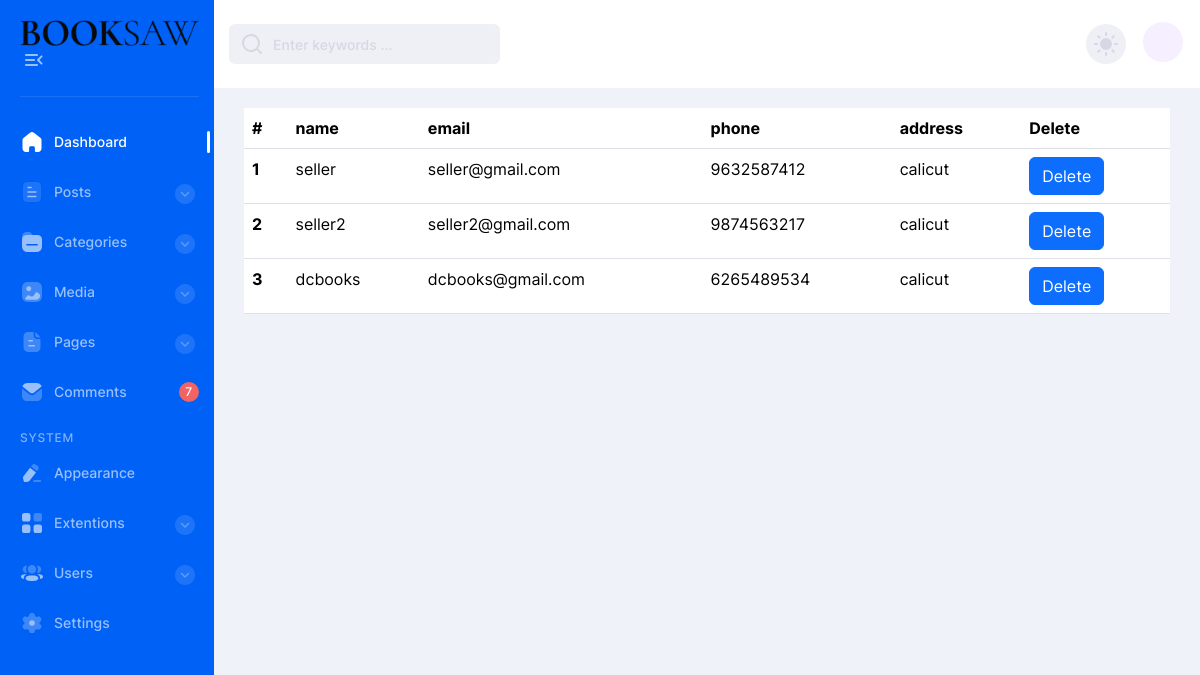
Before: /seller_list with the older database file.
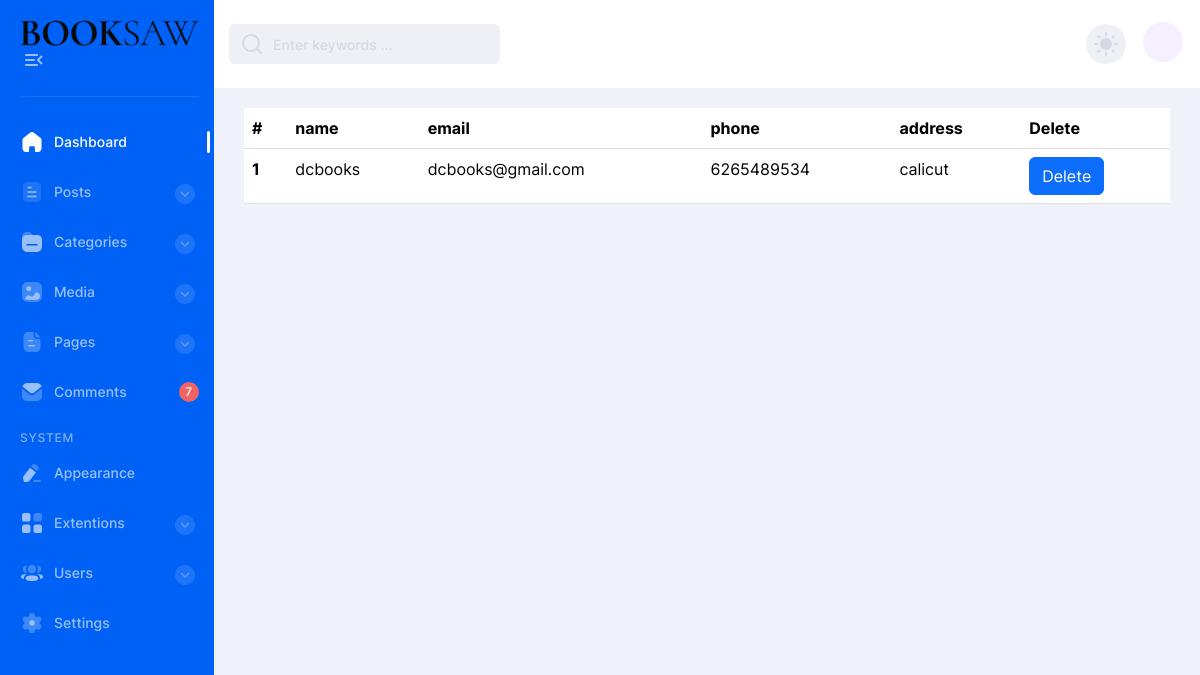
After: the same page with the newer database file.
### bookstore_app/models.py (models this page shows)
class Seller(models.Model):
    user = models.OneToOneField(Login_view, on_delete=models.CASCADE)
    name = models.CharField(max_length=20)
    email = models.EmailField()
    phone = models.CharField(max_length=10)
    address = models.CharField(max_length=50)

### bookstore_app/seller_views.py (the view)
# urls.py: path('seller_list',seller_views.seller_list,name="seller_list"),
def seller_list(request):
    data = Seller.objects.all
    return render(request,'seller/seller_view.html',{'data':data})

### templates/seller/seller_view.html
{% extends 'admin/admin_base.html' %}
{%load crispy_forms_tags %}
{% block content %}
<table class="table table-hover">
  <thead>
    <tr>
      <th scope="col">#</th>
      <th scope="col">name</th>
      <th scope="col">email</th>
      <th scope="col">phone</th>
      <th scope="col">address</th>
      <th scope="col">Delete</th>
    </tr>
  </thead>
  <tbody>
  {% for seller in data %}
    <tr>
      <th scope="row">{{ forloop.counter }}</th>
      <td>{{ seller.name }}</td>
      <td>{{ seller.email }}</td>
      <td>{{ seller.phone }}</td>
      <td>{{ seller.address }}</td>
      <td><a class="btn btn-primary" href="{% url 'seller_delete' seller.id %}" role="button">Delete</a></td>
    </tr>
  {% endfor %}
  </tbody>
</table>
{% endblock %}

### templates/admin/admin_base.html (shortened to what this page needs)
<!DOCTYPE html>
<html lang="en">
{% load static %}
<head>
    <link rel="stylesheet" href="https://cdn.jsdelivr.net/npm/bootstrap@5.3.3/dist/css/bootstrap.min.css    ">
  <link rel="stylesheet" href=" {% static './css2/style.min.css' %} ">
</head>
<body>
<div class="page-flex">
  <aside class="sidebar">
    <div class="sidebar-start">
        <div class="sidebar-head">
            <a href=" {% static 'index.html' %} " class="logo-wrapper" aria-hidden="true"><img src=" {% static 'images/main-logo.png' %} " alt="logo"></a>
            <button class="sidebar-toggle  transparent-btn" title="Menu" type="button">
                <span class="icon menu-toggle" aria-hidden="true"></span>
            </button>
        </div>
        <div class="sidebar-body">
            <ul class="sidebar-body-menu">
                <li>
                    <a class="active" href=" {% static '/' %} "><span class="icon home" aria-hidden="true"></span>Dashboard</a>
                </li>
                <li>
                    <a class="show-cat-btn" href=" {% static '##' %} ">
                        <span class="icon document" aria-hidden="true"></span>Posts
                        <span class="category__btn transparent-btn" title="Open list">
                            <span class="icon arrow-down" aria-hidden="true"></span>
                        </span>
                    </a>
                    <ul class="cat-sub-menu">
                        <li>
                        </li>
                        <li>
                        </li>
                    </ul>
                </li>
                <li>
                    <a class="show-cat-btn" href=" {% static '##' %} ">
                        <span class="icon folder" aria-hidden="true"></span>Categories
                        <span class="category__btn transparent-btn" title="Open list">
                            <span class="icon arrow-down" aria-hidden="true"></span>
                        </span>
                    </a>
                    <ul class="cat-sub-menu">
                        <li>
                        </li>
                    </ul>
                </li>
                <li>
                    <a class="show-cat-btn" href=" {% static '##' %} ">
                        <span class="icon image" aria-hidden="true"></span>Media
                        <span class="category__btn transparent-btn" title="Open list">
                            <span class="icon arrow-down" aria-hidden="true"></span>
                        </span>
                    </a>
                    <ul class="cat-sub-menu">
                        <li>
                        </li>
                        <li>
                        </li>
                    </ul>
                </li>
                <li>
                    <a class="show-cat-btn" href=" {% static '##' %} ">
                        <span class="icon paper" aria-hidden="true"></span>Pages
                        <span class="category__btn transparent-btn" title="Open list">
                            <span class="icon arrow-down" aria-hidden="true"></span>
                        </span>
                    </a>
                    <ul class="cat-sub-menu">
                        <li>
                        </li>
                        <li>
                        </li>
                    </ul>
                </li>
                <li>
                    <a href=" {% static 'comments.html' %} ">
                        <span class="icon message" aria-hidden="true"></span>
                        Comments
                    </a>
                    <span class="msg-counter">7</span>
                </li>
            </ul>
            <span class="system-menu__title">system</span>
            <ul class="sidebar-body-menu">
                <li>
                    <a href=" {% static 'appearance.html' %} "><span class="icon edit" aria-hidden="true"></span>Appearance</a>
                </li>
                <li>
                    <a class="show-cat-btn" href=" {% static '##' %} ">
                        <span class="icon category" aria-hidden="true"></span>Extentions
                        <span class="category__btn transparent-btn" title="Open list">
                            <span class="icon arrow-down" aria-hidden="true"></span>
                        </span>
                    </a>
                    <ul class="cat-sub-menu">
                        <li>
                        </li>
                        <li>
                        </li>
                    </ul>
                </li>
                <li>
                    <a class="show-cat-btn" href=" {% static '##' %} ">
                        <span class="icon user-3" aria-hidden="true"></span>Users
                        <span class="category__btn transparent-btn" title="Open list">
                            <span class="icon arrow-down" aria-hidden="true"></span>
                        </span>
                    </a>
                    <ul class="cat-sub-menu">
                        <li>
                        </li>
                        <li>
                        </li>
                    </ul>
                </li>
                <li>
                    <a href=" {% static '##' %} "><span class="icon setting" aria-hidden="true"></span>Settings</a>
                </li>
            </ul>
        </div>
    </div>
</aside>
  <div class="main-wrapper">
    <nav class="main-nav--bg">
  <div class="container main-nav">
    <div class="main-nav-start">
      <div class="search-wrapper">
        <i data-feather="search" aria-hidden="true"></i>
        <input type="text" placeholder="Enter keywords ..." required>
      </div>
    </div>
    <div class="main-nav-end">
      <button class="theme-switcher gray-circle-btn" type="button" title="Switch theme">
        <i class="sun-icon" data-feather="sun" aria-hidden="true"></i>
      </button>
      <div class="nav-user-wrapper">
        <button href="##" class="nav-user-btn dropdown-btn" title="My profile" type="button">
          <span class="nav-user-img">
          </span>
        </button>
      </div>
    </div>
  </div>
</nav>
    <main class="main users chart-page" id="skip-target">
      <div class="container">
          <div class="container-fluid">
          {% block content %}
              {% endblock%}
          </div>
      </div>
    </main>
  </div>
</div>
</body>
</html>

Changed rows visible on the page:
removed Seller: name "seller", email "seller@gmail.com", phone "9632587412", address "calicut"
removed Seller: name "seller2", email "seller2@gmail.com", phone "9874563217", address "calicut"
